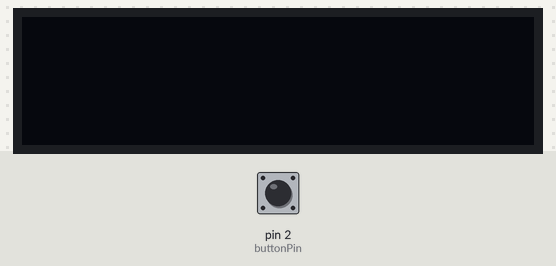
The sketch below on a simulated Arduino Uno, built with avr-gcc and run on an emulated ATmega328P. Shown: 128×32 one-colour display. The inputs (shaded band) are chosen by the test bench; at power-on: pin 2 (buttonPin) HIGH. The display library's start-up logo is not drawn; random numbers use the default seed unless the sketch sets one.

Above: at 3.2 s.
3.3 s: pin 2 (buttonPin) pulled LOW for 0.15 s
At 3.9 s:
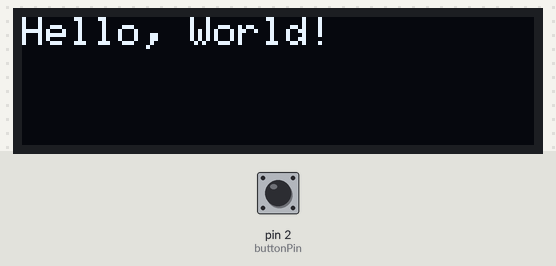
4.9 s: pin 2 (buttonPin) pulled LOW for 1 s
At 6.3 s:
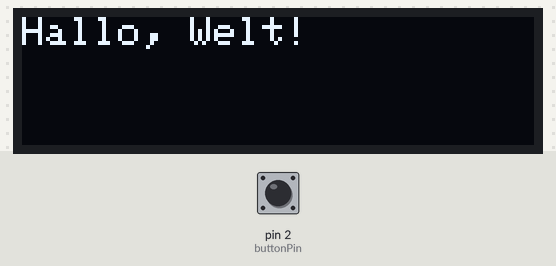
7.4 s: pin 2 (buttonPin) pulled LOW for 0.15 s
At 8.2 s:
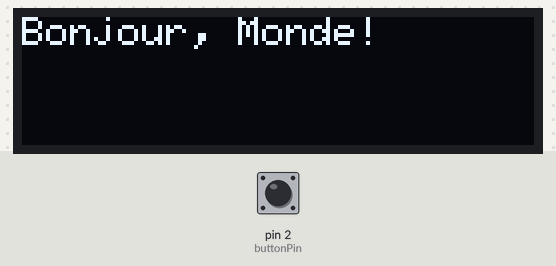
9.0 s: pin 2 (buttonPin) pulsed LOW 2 times (0.12 s each, 0.3 s apart)
At 9.7 s:
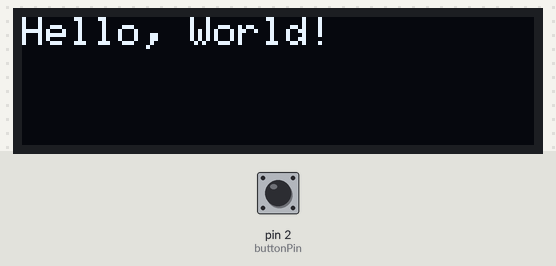
Timing chart, 0 to 12.0 s (numbered marks = the images above; inputs shaded):
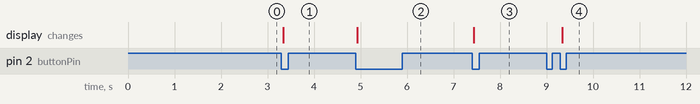

Measured:
- after the input at 3.3 s, the display: changes at once (image 1)
- after the input at 4.9 s, the display: changes at once (image 2)
- after the input at 7.4 s, the display: changes at once (image 3)
- after the input at 9.0 s, the display: changes after 0.33 s (image 4)

The sketch:

lesson4_display.ino
```cpp
#include <Adafruit_SSD1306.h>  // Include the SSD1306 library
#include <Wire.h>  // Include the Wire library for I2C communication

Adafruit_SSD1306 display(128, 32, &Wire, -1);  // Initialize display object

const int buttonPin = 2;  // Pin number for the button
int lastButtonState = HIGH;  // Initialize the button state to HIGH

void setup() {
  pinMode(buttonPin, INPUT_PULLUP);  // Enable internal pull-up
  display.begin(SSD1306_SWITCHCAPVCC, 0x3C);  // Initialize the display
  display.display();  // Show the splash screen (optional)
  delay(2000);  // Wait for 2 seconds
  randomSeed(analogRead(0));  // Seed the random number generator
}

void loop() {
  int buttonState = digitalRead(buttonPin);  // Read the current button state

  // Check for button press
  if (buttonState == LOW && lastButtonState == HIGH) {
    // Wait for button debounce
    delay(20);
    // Check button state again
    buttonState = digitalRead(buttonPin);
    // Confirm button is still pressed after debounce
    if (buttonState == LOW) {

      display.clearDisplay();  // Clear previous text
      display.setTextSize(1);
      display.setTextColor(SSD1306_WHITE);
      display.setCursor(0, 0);  // Set cursor to top-left

      int randomNumber = random(1, 5);  // Generate a random number between 1 and 4
      if (randomNumber == 1) {
        display.println("Hello, World!");  // English
      } else if (randomNumber == 2) {
        display.println("¡Hola, Mundo!");  // Spanish
      } else if (randomNumber == 3) {
        display.println("Bonjour, Monde!");  // French
      } else if (randomNumber == 4) {
        display.println("Hallo, Welt!");  // German
      } else {
        display.println("Error!");  // This line should never be reached
      }

      display.display();  // Update the display
    }
  }

  // Save the current button state for next iteration
  lastButtonState = buttonState;
}
```
